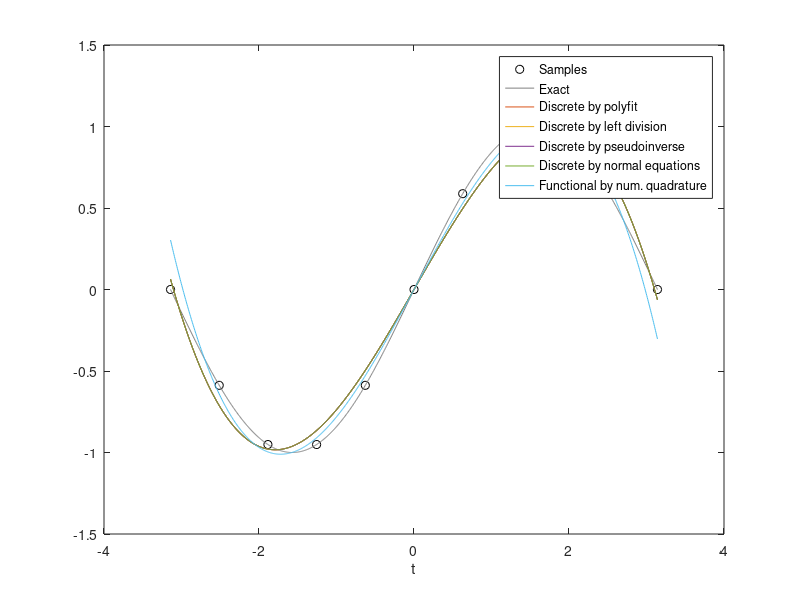

Source code (MATLAB): (Note: this script raises an error after producing the figure.)
% Demo Least-squares approximation:

% Problem: polynomial least-squares approximation of sin(t) on [-pi, pi]
close all

% Interpolated data:
n = 11; % sample size
d = 3; % degree of polynomial
I = [-pi, pi]; % interval
t = linspace(I(1), I(2), n).';
dt = t(2)-t(1);
x = sin(t);

% Approximation results on fine mesh
N = 1001;
tt = linspace(I(1), I(2), N).';
dtt = tt(2)-tt(1);
xx = sin(tt);
fig = figure;
plot(t, x, 'ok')
hold on
plot(tt, xx, 'color', [.5 .5 .5])
legtxt = {'Samples', 'Exact'};
legend(legtxt)
xlabel('t')
pause

%---------------------------------------------------
% 1. Discrete polynomial approximation by 'polyfit'
xi1 = polyfit(t, x, d);
x1 = polyval(xi1, tt);
plot(tt, x1)
legtxt{end+1} = 'Discrete by polyfit';
legend(legtxt)
pause

%---------------------------------------------------
% 2. Discrete polynomial approximation by left division
T = (t*ones(1, d+1)).^(ones(n, 1)*(0:d)); % coarse mesh
xi2 = T\x;
TT = (tt*ones(1, d+1)).^(ones(N, 1)*(0:d)); % fine mesh
x2 = TT*xi2;
plot(tt, x2)
legtxt{end+1} = 'Discrete by left division';
legend(legtxt)
pause

%---------------------------------------------------
% 3. Discrete polynomial approximation by pseudoinverse
xi3 = pinv(T)*x;
x3 = TT*xi3;
plot(tt, x3)
legtxt{end+1} = 'Discrete by pseudoinverse';
legend(legtxt)
pause

%---------------------------------------------------
% 4. Discrete polynomial approximation by normal equations
xi4 = inv(T'*T)*(T'*x); %#ok<MINV>
x4 = TT*xi4;
plot(tt, x4)
legtxt{end+1} = 'Discrete by normal equations';
legend(legtxt)
pause

%---------------------------------------------------
% 5. Functional polynomial approximation by normal equations
% from numerical quadrature
b = dt*T'*x; % right-hand side of normal equations by num. quadrature
R = dtt*(TT'*TT); % Gram matrix of the system by num. quadrature
xi5 = inv(R)*b; %#ok<MINV>
x5 = TT*xi5;
plot(tt, x5)
legtxt{end+1} = 'Functional by num. quadrature';
legend(legtxt)
pause

%---------------------------------------------------
% 6. Functional polynomial approximation by exact normal equations
% Exact right-hand side (requires symbolic toolbox)
clear b
b(1) = int(str2sym('sin(t)'), -pi, pi);
b(2) = int(str2sym('sin(t)*t'), -pi, pi);
b(3) = int(str2sym('sin(t)*t^2'), -pi, pi);
b(4) = int(str2sym('sin(t)*t^3'), -pi, pi);
% b = [0, 2*pi, 0, 2*pi^3-12*pi].'
b = eval(b).';
E = hankel(1:4, 4:7); % matrix of exponents
R = (pi.^E-(-pi).^E)./E; % exact Gram matrix of the system
xi6 = inv(R)*b; %#ok<MINV>
x6 = TT*xi6;
plot(tt, x6)
legtxt{end+1} = 'Functional exact';
legend(legtxt)
pause

%---------------------------------------------------
% 7. Iteratively using Neumann expansion
% R = T'*T; % discrete case
m = norm(R);
v = eig(R);
lambda = 2/(v(1) + v(4));
IR = eye(size(R)) - lambda*R;
mm = norm(IR);
% b = T'*xi; % discrete case
tol = 1e-50;
xi7 = lambda*b;
Nit = 0;
while norm(b)> tol/lambda
    Nit = Nit + 1;
    b = IR*b;
    xi7 = xi7 + lambda*b;
end
% Number of iterations:
fprintf('Number of iterations: %d\n', Nit)

% Coefficients compared with xi2 and xi6
fprintf('Coefficients compared with xi2 and xi6:\n')
fprintf('xi2 = %.3f, xi6 = %.3f, xi7 = %.3f\n', xi2, xi6, xi7)

x7 = TT*xi7;
plot(tt, x7)
legtxt{end+1} = 'Using Neumann expansion';
legend(legtxt)
hold off